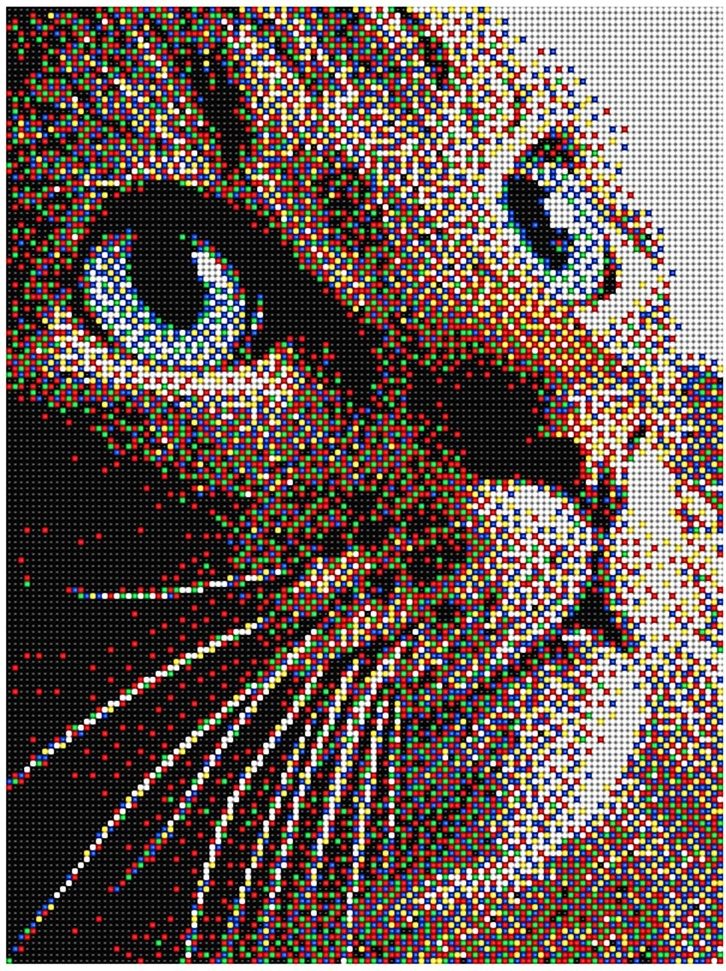
#> input picture 1/lowdetail.jpg, 726 x 971 px, shrunk from 1122 x 1500 before the run
$ jupyter execute lab1.ipynb
#> lines starting #> are read from the running program, lines starting #| are printed output that depends on the picture
[cell 1]
import numpy as np
import matplotlib.pyplot as plt
import cv2

[cell 2]
rows = 2
columns = 2

[cell 3]
low_detalization_img = cv2.imread("lowdetail.jpg", cv2.IMREAD_GRAYSCALE)
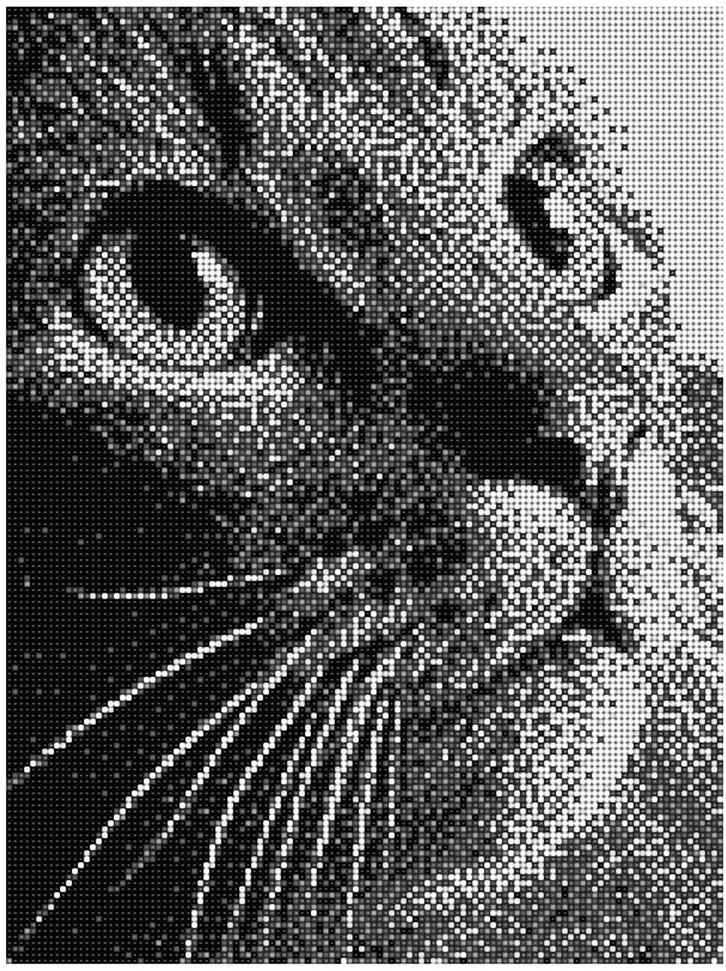
#> low_detalization_img: shape (971, 726); min 0, max 255, mean 94.2
high_detalization_img = cv2.imread("highdetail.jpg", cv2.IMREAD_GRAYSCALE)
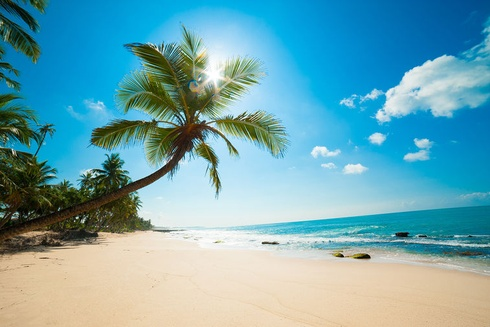
#> input picture 1/highdetail.jpg, 490 x 327 px, shrunk from 757 x 505 before the run
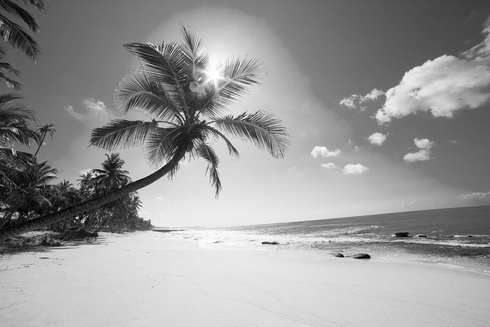
#> high_detalization_img: shape (327, 490); min 0, max 255, mean 151.4
low_contrast_img = cv2.imread("lowcontrast.png", cv2.IMREAD_GRAYSCALE)
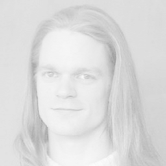
#> input picture 1/lowcontrast.png, 166 x 166 px, shrunk from 256 x 256 before the run
#> low_contrast_img is the input picture: shape (166, 166); min 160, max 252, mean 220.5
high_contrast_img = cv2.imread("highcontrast.jpg", cv2.IMREAD_GRAYSCALE)
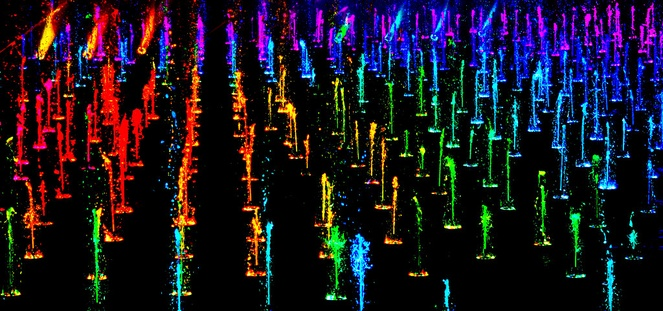
#> input picture 1/highcontrast.jpg, 663 x 311 px, shrunk from 1024 x 481 before the run
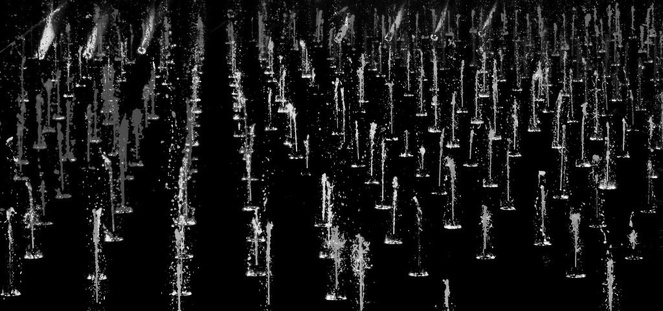
#> high_contrast_img: shape (311, 663); min 0, max 255, mean 24.6

[cell 4]
def show_images(imgs):
    fig = plt.figure(figsize=((20, 10)))
    for i in range(1, rows * columns + 1):
        fig.add_subplot(rows, columns, i)
        plt.imshow(imgs[i - 1], cmap="gray", vmin=0, vmax=255)
        plt.xticks([])
        plt.yticks([])
    plt.show()

[cell 5]
show_images([low_detalization_img, high_detalization_img, low_contrast_img, high_contrast_img])

## 12

[cell 6]
def roberts(img):
    kernelx = np.array([[1, 0], [0, -1]])
    kernely = np.array([[0, 1], [-1, 0]])
    img_robertx = cv2.filter2D(img, -1, kernelx)
    img_roberty = cv2.filter2D(img, -1, kernely)
    return cv2.addWeighted(img_robertx, 0.5, img_roberty, 0.5, 0)
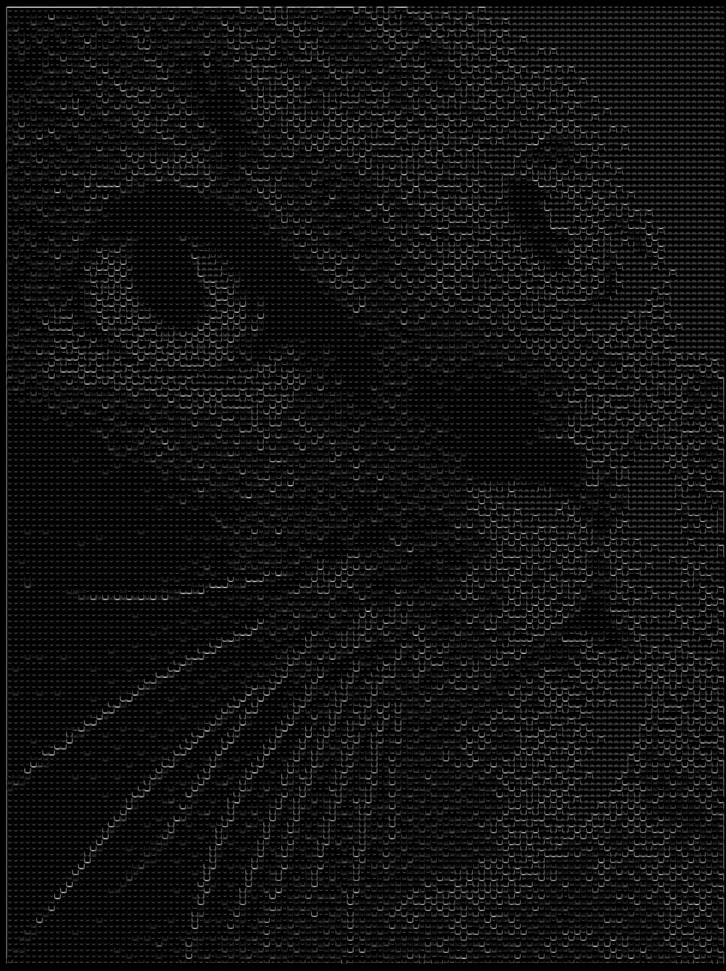
#> returned value: shape (971, 726); min 0, max 195, mean 17.6

[cell 7]
def sobel(img):
    return cv2.Sobel(img, -1, 1, 1)

[cell 8]
out1 = roberts(low_detalization_img)
out2 = roberts(high_detalization_img)
#> in roberts (call 2), `img_roberty = cv2.filter2D(img, -1, kernely)`:
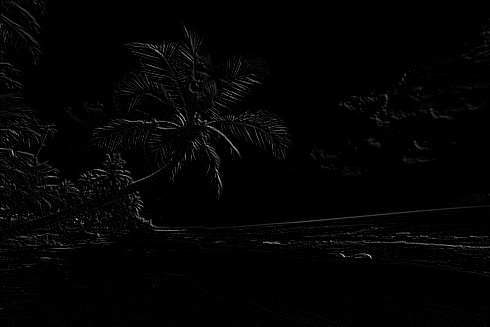
#> img_roberty: shape (327, 490); min 0, max 204, mean 3.6
out3 = roberts(low_contrast_img)
#> in roberts (call 3), `return cv2.addWeighted(img_robertx, 0.5, img_roberty, 0.5, 0)`:
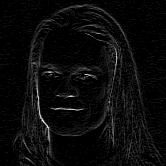
#> returned value: shape (166, 166); min 0, max 28, mean 1.2; drawn with min black and max white
out4 = roberts(high_contrast_img)
#> in roberts (call 4), `return cv2.addWeighted(img_robertx, 0.5, img_roberty, 0.5, 0)`:
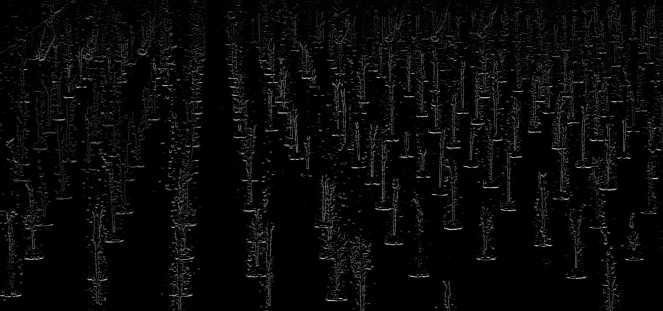
#> returned value: shape (311, 663); min 0, max 207, mean 8.8
show_images([out1, out2, out3, out4])
